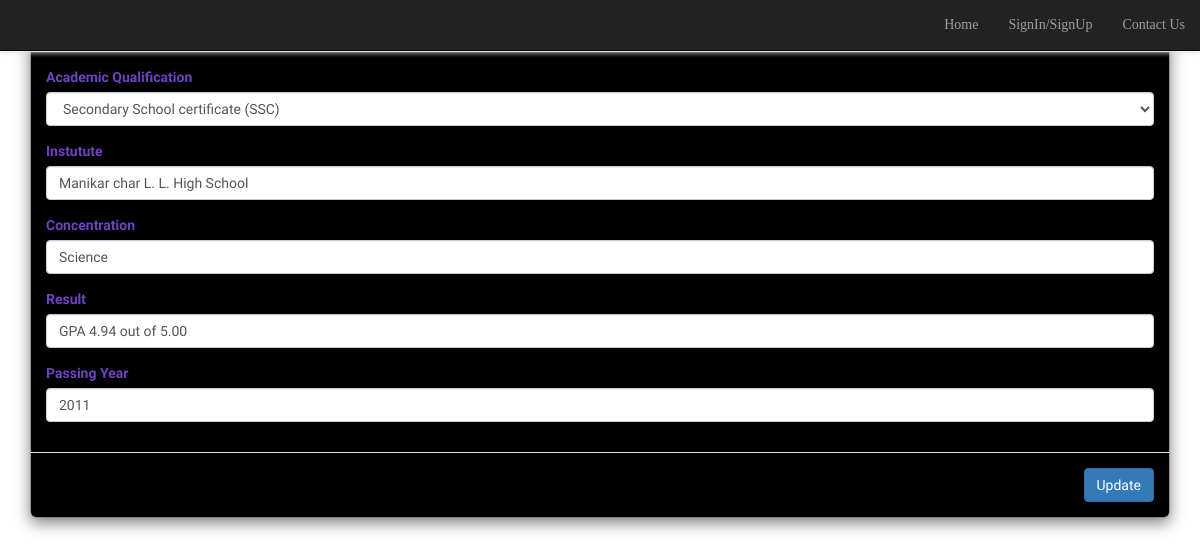
The app's page /seekerUpdate.php?said=1 with its own data.
### tables this page shows
CREATE TABLE `seeker_accomplishments` (
  `id` int(11) NOT NULL AUTO_INCREMENT,
  `sid` int(11) DEFAULT NULL,
  `title` varchar(100) DEFAULT NULL,
  `institute` varchar(100) DEFAULT NULL,
  `concentration` varchar(50) DEFAULT NULL,
  `result` varchar(50) DEFAULT NULL,
  `passing_year` varchar(10) DEFAULT NULL,
  PRIMARY KEY (`id`)
);

### seekerUpdate.php (the view, shortened to what this page needs)
<html>
<head>
<link href="css/simpleGridTemplate.css" rel="stylesheet" type="text/css">
<link href="css/bootstrap.css" rel="stylesheet" type="text/css">
<link href="css/Animate.css" rel="stylesheet" type="text/css">
<link rel="stylesheet" href="https://maxcdn.bootstrapcdn.com/bootstrap/3.3.7/css/bootstrap.min.css">
<link href="css/Animate.css" rel="stylesheet" type="text/css">
<link href="css/animate.min.css" rel="stylesheet" type="text/css">
<link href="https://maxcdn.bootstrapcdn.com/font-awesome/latest/css/font-awesome.min.css" rel="stylesheet">
   <link href="cv/css/aos.css" rel="stylesheet">
   <link href="cv/styles/main.css" rel="stylesheet">
<body onload="logoBeat()" style="font-family: 'Kodchasan', sans-serif;">
<?php
  include 'navBar.php';
  include 'signinEmployerModals.php';
  ?>
<div class="page-content">
  <div class="section">
  	<div class="container">
	  	<form action="manage-insert.php" method="POST">
	      <div class="modal-content">
	        <div class="modal-header">
	          <h5 class="modal-title" id="exampleModalLabel">Update Accomplishment Details</h5>
	        </div>
	        <?php
	        	include 'connect.php';
	            $said = $_GET['said'];
	            $saupdtSQL = "SELECT * FROM `seeker_accomplishments` where id = '$said';";
	                $saupdtresult = $conn->query($saupdtSQL);
	                foreach ($saupdtresult as $saupdtr) {
	                  $updt_title = $saupdtr['title'];
	                  $updt_institute = $saupdtr['institute'];
	                  $updt_concentration = $saupdtr['concentration'];
	                  $updt_result = $saupdtr['result'];
	                  $updt_passing_year = $saupdtr['passing_year'];
	       	?>
	        <div class="modal-body">
	           <div class="form-group">
	              <label >Academic Qualification</label>
	              <select class="form-control" name="title" required="">
	                <option selected value="<?php echo $updt_title; ?>"> <?php echo $updt_title; ?> </option>
	              </select>
	          </div>
	          <div class="form-group">
	              <label >Instutute</label>
	              <input type="test" class="form-control" name="institute" value="<?php echo $updt_institute; ?>">
	          </div>
	           <div class="form-group">
	              <label >Concentration</label>
	              <input type="test" class="form-control" name="concentration" value="<?php echo $updt_concentration; ?>">
	          </div>
	          <div class="form-group">
	              <label >Result</label>
	              <input type="test" class="form-control" name="result" value="<?php echo $updt_result; ?>">
	          </div>
	          <div class="form-group">
	              <label >Passing Year</label>
	              <input type="test" class="form-control" name="passing_year" value="<?php echo $updt_passing_year; ?>">
	          </div>
	        </div>
	        <?php } ?>
	        <div class="modal-footer">
	          <input type="submit" class="btn btn-primary" name="updateaccomplishment" value="Update">
	        </div>
	      </div>
	    </form>
	</div>
  </div>
</div>
</body>
</html>

### css/simpleGridTemplate.css (style rules this page uses)
* { margin: 0px; padding: 0px; box-sizing: border-box; }
h1,h2,h3,h4,h5,h6 { margin: 0px; }
input { outline: none; border: none; }

### signinEmployerModals.php (style rules this page uses)
body { font-family: 'Arial', sans-serif; background-color: #000; color: #6f42c1; }
.modal-content { border-radius: 15px; overflow: hidden; }
.modal-header, .modal-footer { border: none; background-color: #000; color: #6f42c1; text-align: center; padding: 15px; }
.modal-body { padding: 20px; background-color: #000; color: #6f42c1; }

### records on screen
seeker_accomplishments: title "Secondary School certificate (SSC)", institute "Manikar char L. L. High School", concentration "Science", result "GPA 4.94 out of 5.00", passing_year "2011"
